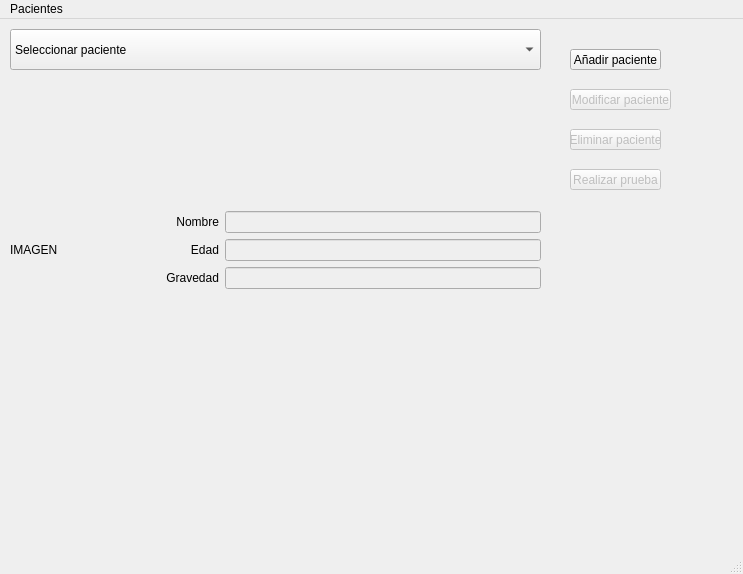
<?xml version="1.0" encoding="UTF-8"?>
<ui version="4.0">
 <class>MainWindow</class>
 <widget class="QMainWindow" name="MainWindow">
  <property name="geometry">
   <rect>
    <x>0</x>
    <y>0</y>
    <width>743</width>
    <height>574</height>
   </rect>
  </property>
  <property name="windowTitle">
   <string>MainWindow</string>
  </property>
  <widget class="QWidget" name="centralwidget">
   <widget class="QPushButton" name="AddPaciente">
    <property name="enabled">
     <bool>true</bool>
    </property>
    <property name="geometry">
     <rect>
      <x>570</x>
      <y>30</y>
      <width>91</width>
      <height>21</height>
     </rect>
    </property>
    <property name="text">
     <string>Añadir paciente</string>
    </property>
   </widget>
   <widget class="QPushButton" name="eliminar_paciente">
    <property name="enabled">
     <bool>false</bool>
    </property>
    <property name="geometry">
     <rect>
      <x>570</x>
      <y>110</y>
      <width>91</width>
      <height>21</height>
     </rect>
    </property>
    <property name="text">
     <string>Eliminar paciente</string>
    </property>
   </widget>
   <widget class="QPushButton" name="modificar_paciente">
    <property name="enabled">
     <bool>false</bool>
    </property>
    <property name="geometry">
     <rect>
      <x>570</x>
      <y>70</y>
      <width>101</width>
      <height>21</height>
     </rect>
    </property>
    <property name="text">
     <string>Modificar paciente</string>
    </property>
   </widget>
   <widget class="QPushButton" name="prueba_crono">
    <property name="enabled">
     <bool>false</bool>
    </property>
    <property name="geometry">
     <rect>
      <x>570</x>
      <y>150</y>
      <width>91</width>
      <height>21</height>
     </rect>
    </property>
    <property name="text">
     <string>Realizar prueba</string>
    </property>
   </widget>
   <widget class="QComboBox" name="combo_pacientes">
    <property name="geometry">
     <rect>
      <x>10</x>
      <y>10</y>
      <width>531</width>
      <height>41</height>
     </rect>
    </property>
    <item>
     <property name="text">
      <string>Seleccionar paciente</string>
     </property>
    </item>
   </widget>
   <widget class="QWidget" name="verticalLayoutWidget">
    <property name="geometry">
     <rect>
      <x>10</x>
      <y>80</y>
      <width>531</width>
      <height>301</height>
     </rect>
    </property>
    <layout class="QVBoxLayout" name="verticalLayout">
     <item>
      <layout class="QHBoxLayout" name="horizontalLayout">
       <item>
        <widget class="QLabel" name="label">
         <property name="minimumSize">
          <size>
           <width>150</width>
           <height>0</height>
          </size>
         </property>
         <property name="text">
          <string>IMAGEN</string>
         </property>
        </widget>
       </item>
       <item>
        <layout class="QFormLayout" name="formLayout">
         <property name="sizeConstraint">
          <enum>QLayout::SetNoConstraint</enum>
         </property>
         <property name="fieldGrowthPolicy">
          <enum>QFormLayout::AllNonFixedFieldsGrow</enum>
         </property>
         <property name="rowWrapPolicy">
          <enum>QFormLayout::DontWrapRows</enum>
         </property>
         <property name="labelAlignment">
          <set>Qt::AlignRight|Qt::AlignTrailing|Qt::AlignVCenter</set>
         </property>
         <property name="formAlignment">
          <set>Qt::AlignLeading|Qt::AlignLeft|Qt::AlignVCenter</set>
         </property>
         <property name="horizontalSpacing">
          <number>6</number>
         </property>
         <property name="verticalSpacing">
          <number>6</number>
         </property>
         <property name="bottomMargin">
          <number>0</number>
         </property>
         <item row="0" column="0">
          <widget class="QLabel" name="label_3">
           <property name="layoutDirection">
            <enum>Qt::LeftToRight</enum>
           </property>
           <property name="frameShape">
            <enum>QFrame::NoFrame</enum>
           </property>
           <property name="text">
            <string>Nombre</string>
           </property>
           <property name="alignment">
            <set>Qt::AlignRight|Qt::AlignTrailing|Qt::AlignVCenter</set>
           </property>
          </widget>
         </item>
         <item row="0" column="1">
          <widget class="QLineEdit" name="lineEdit">
           <property name="enabled">
            <bool>false</bool>
           </property>
          </widget>
         </item>
         <item row="1" column="0">
          <widget class="QLabel" name="label_4">
           <property name="text">
            <string>Edad</string>
           </property>
           <property name="alignment">
            <set>Qt::AlignRight|Qt::AlignTrailing|Qt::AlignVCenter</set>
           </property>
          </widget>
         </item>
         <item row="1" column="1">
          <widget class="QLineEdit" name="lineEdit_2">
           <property name="enabled">
            <bool>false</bool>
           </property>
          </widget>
         </item>
         <item row="2" column="0">
          <widget class="QLabel" name="label_5">
           <property name="text">
            <string>Gravedad</string>
           </property>
           <property name="alignment">
            <set>Qt::AlignRight|Qt::AlignTrailing|Qt::AlignVCenter</set>
           </property>
          </widget>
         </item>
         <item row="2" column="1">
          <widget class="QLineEdit" name="lineEdit_3">
           <property name="enabled">
            <bool>false</bool>
           </property>
          </widget>
         </item>
        </layout>
       </item>
      </layout>
     </item>
    </layout>
   </widget>
  </widget>
  <widget class="QMenuBar" name="menubar">
   <property name="geometry">
    <rect>
     <x>0</x>
     <y>0</y>
     <width>743</width>
     <height>21</height>
    </rect>
   </property>
   <widget class="QMenu" name="menuPacientes">
    <property name="title">
     <string>Pacientes</string>
    </property>
    <addaction name="actionA_adir"/>
    <addaction name="actionModificar"/>
    <addaction name="actionEliminar"/>
   </widget>
   <addaction name="menuPacientes"/>
  </widget>
  <widget class="QStatusBar" name="statusbar"/>
  <action name="actionA_adir">
   <property name="text">
    <string>Añadir</string>
   </property>
  </action>
  <action name="actionModificar">
   <property name="text">
    <string>Modificar</string>
   </property>
  </action>
  <action name="actionEliminar">
   <property name="text">
    <string>Eliminar</string>
   </property>
  </action>
 </widget>
 <resources/>
 <connections/>
</ui>
